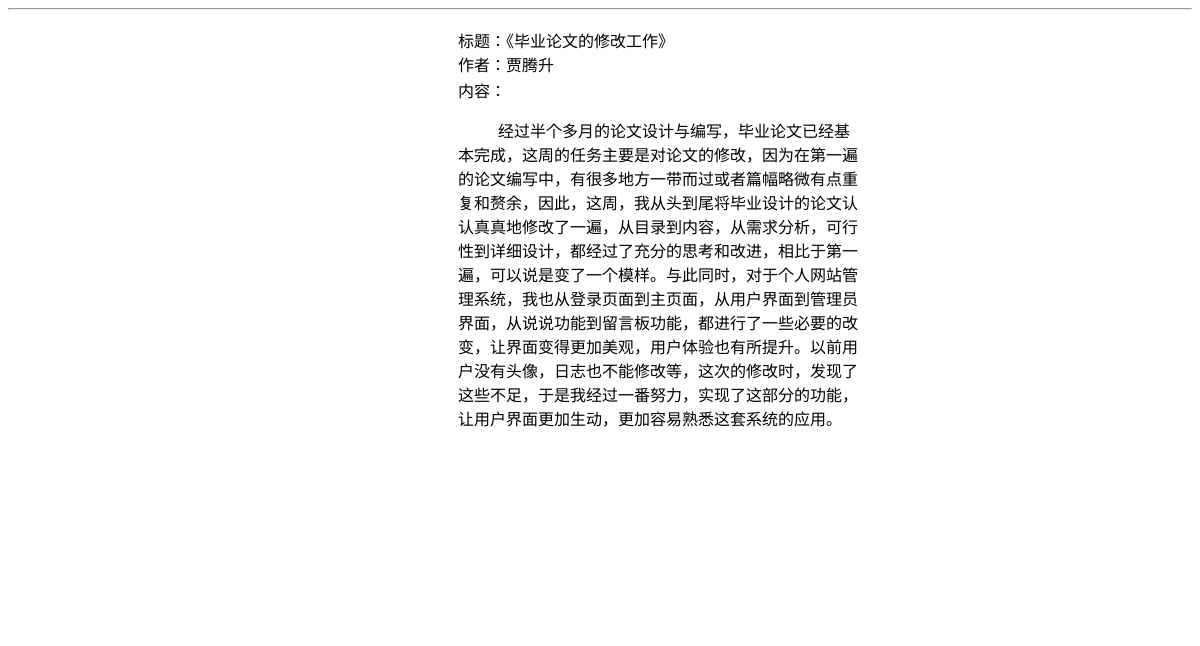
/user/user_visitor/visitor_jl_display.php?journal_id=29, run on the app's committed database.
### tables this page shows
CREATE TABLE `user_journal` (
  `id` int(20) NOT NULL,
  `title` varchar(100) NOT NULL,
  `date` date NOT NULL,
  `content` text NOT NULL,
  `auther` varchar(100) NOT NULL
);

### connect.php (called while the page is built, shortened)
<?php
    function htmltocode($content){
   	    $content = str_replace(" ","&nbsp;&nbsp;",$content);
   	    return $content;
   }
?>

### user/user_visitor/visitor_jl_display.php (the view, shortened to what this page needs)
<?php
    include("../../connect.php");
    $id=$_GET['journal_id'];
    $sql=$sq=" SELECT `title`, `content`, `auther` FROM `user_journal` WHERE id=".$id;
    $result = mysql_query($sq);
    $row = mysql_fetch_array($result);
?>
<!DOCTYPE html>
<html>
	<head>
	</head>
	<body style="background-image: url(../../bg_image/16.jpg);background-size: 1366px,800px;position: relative;">
		<hr />
		<div class="class_div_1">
		<form action="" method="post" name="myform1" class="class_form">
			<div class="class_div_2">
			   	标题：<?php echo '《'.$row['title'].'》'?><br />
			   		作者：<?php echo $row['auther']?>
		    </div>
            <div class="class_div_3">
            	内容：<br />
            	<?php echo htmltocode($row['content'])?>
            </div>
		</form>
		</div>
	</body>
</html>

### user/user_visitor/visitor_jl_display.php (style rules this page uses)
.class_form { width: 500px;height: 600px; background: white; position: absolute; top: 10px; left: 400px; }
.class_div_2 { position: absolute; top: 10px; left: 50px; }
.class_div_3 { width: 400px; position: absolute; top: 60px; left: 50px; }

### data on the page
user_journal: title "毕业论文的修改工作", auther "贾腾升", content "经过半个多月的论文设计与编写，毕业论文已经基本完成，这周的任务主要是对论文的修改，因为在第一遍的论文编写中，有很多地方一带而过或者篇幅略微有点重复和赘余，因此，这周，我从头到尾将毕业设计的论文认认真真地修改了一遍，从目录到内容，从需求分析，可行性到详细设计，都经过了充分的思考和改进，相比于第一遍，可以说是变了一个模样。与此同时，对于个人网站管理系统，我也从登录页面到主页面，从用户界面到管理员界面，从说说功能到留言板功能，都进行了一些必要的改变，让界面变得更加美观，用户体验也有所提升。以前用户没有头像，日志也不能修改等，这次的修改时，发现了这些不足，于是我经过一番努力，实现了这部分的功能，让用户界面更加生动，更加容易熟悉这套系统的应用。"
